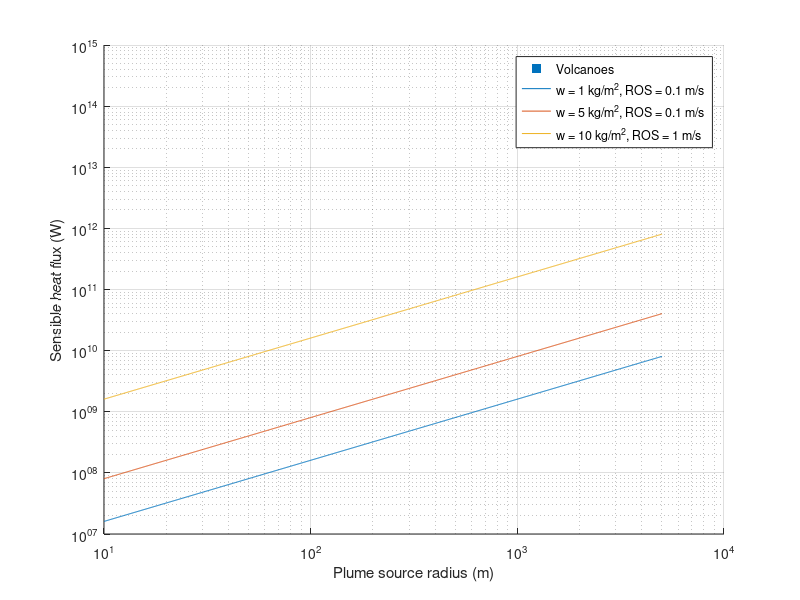

MATLAB code to generate this figure: (Note: this script raises an error after producing the figure.)
% Wildfire thermodynamics sandbox
clear all; close all
% -------- WILDFIRE params -----------

h_f         = 1.87e7; % J/kg heat of combustion
conv_frac   = 0.8; % Fraction of heat release delivered to convection
FMC         = 0.95; % Just fix a high-but-dry-ish value for now
l_v         = 2.257e6;  % latent heat of vaporization (J kg^-1)
cp_w        = 4190;  % specific heat of liquid water (J/kg/K)
dT_w        = 75;   % Assumed amount of heating in fuel water

%  --> one approach focusing on variations in spread rate and consumption
% r_burn = [100 500 1000 5000]; % Radius of the burned area perimeter. 
% frac_r_fireline = 1/3; % Assumption of how much of the perimeter is active at any one time
% 
n_fires = 1001;
w_vec = linspace(1,20,n_fires)'; % kg/m2 - forest fuel density
ros_vec = logspace(-1,0.6,n_fires)'; % m/s - fire spread rates, 0.1 - 4 m/s

% --> another approach focusing on fire growth
n_steps = 1001;

r_burn = logspace(1,3.7,n_steps)'; % m
frac_r_fireline = 1/3;

w = [1 5]; % kg/m2
ros = [0.1]; % m/s 
ros_hi = 1;
w_hi = 10;

% --------- VOLCANO PARAMS -----------

T_m = 850;  % T (C)
c_p = 1250; % J/kg/K

% MER's, kg/s
Q_m = [1e5 % Eyja low
       1e6; % Eyja peak
       1e7 % Taal 2020
       1e8]; % Grimsvotn 2011

% Assumed plume source params
rho_0 = 3; % kg/m3
u_0 = [40 80 150 300]';
   
figDir = '~/Kahuna/phd-docs/group-stuff/my-talks/2024-02-28/figures';
%% Calcs

% Volcanoes are easy...

H_v = Q_m .* c_p .* T_m;  
r_vent = (Q_m ./ (rho_0.*u_0 .* pi)).^(1/2);

% Wildfires are also kinda easy here...
h_f_adjusted = h_f - (l_v + dT_w.*cp_w);

L   = r_burn .* (2*pi) .* frac_r_fireline; % Fireline length
I_b = (1 - FMC./(1+FMC)) .* h_f .* w .* ros; % Byram's fire intensity

H_f = conv_frac .* I_b .* L; % Total sensible heat flux - worth accounting for sensible/latent heat loss to FMC as well?

H_f_extreme = conv_frac .* (1 - FMC./(1+FMC)) .* h_f .* w_hi .* ros_hi .* L;

I_b_vec = (1 - FMC./(1+FMC)) .* h_f .* [w w_hi] .* ros_vec;
Q_c = [w w_hi] .* ros_vec .* L; % "Mass combustion rate" kg/s

%% Plots

figure
pv = scatter(r_vent,H_v,'s','filled');
hold on
pa = plot(r_burn, H_f);
pb = plot(r_burn, H_f_extreme);
set(gca,'YScale','log','XScale','log')
xlabel('Plume source radius (m)')
ylabel('Sensible heat flux (W)')
grid on
legend([pv; pa; pb],{'Volcanoes','w = 1 kg/m^2, ROS = 0.1 m/s','w = 5 kg/m^2, ROS = 0.1 m/s','w = 10 kg/m^2, ROS = 1 m/s'})
printpdf('Sensible_heat_flux',figDir,[14 10])

dy = 0.1; 
figure
% tightSubplot(2,1,1,[],dy)
plot(nan,nan)
pa = plot(ros_vec,I_b_vec);
set(gca,'YScale','log','XScale','log')
ylabel('Byram''s Fire Intensity (W/m)')
xlabel('Rate of spread (m/s)')
grid on
hold on
pb = plot(ros_vec([1 end]), 4e6*[1 1], '--k');
legend([pa; pb],{'w = 1 kg/m^2','w = 5 kg/m^2','w = 10 kg/m^2','Suppression Limit'},...
    'location','northwest')
printpdf('I_b',figDir,[14 10])

% tightSubplot(2,1,2,[],dy)
% plot(ros_vec.*L, Q_c)
% ylabel('Mass combustion rate (kg/s)')
% xlabel('Area burn rate (m^2/s)')
% set(gca,'YScale','log','XScale','log')
% grid on
